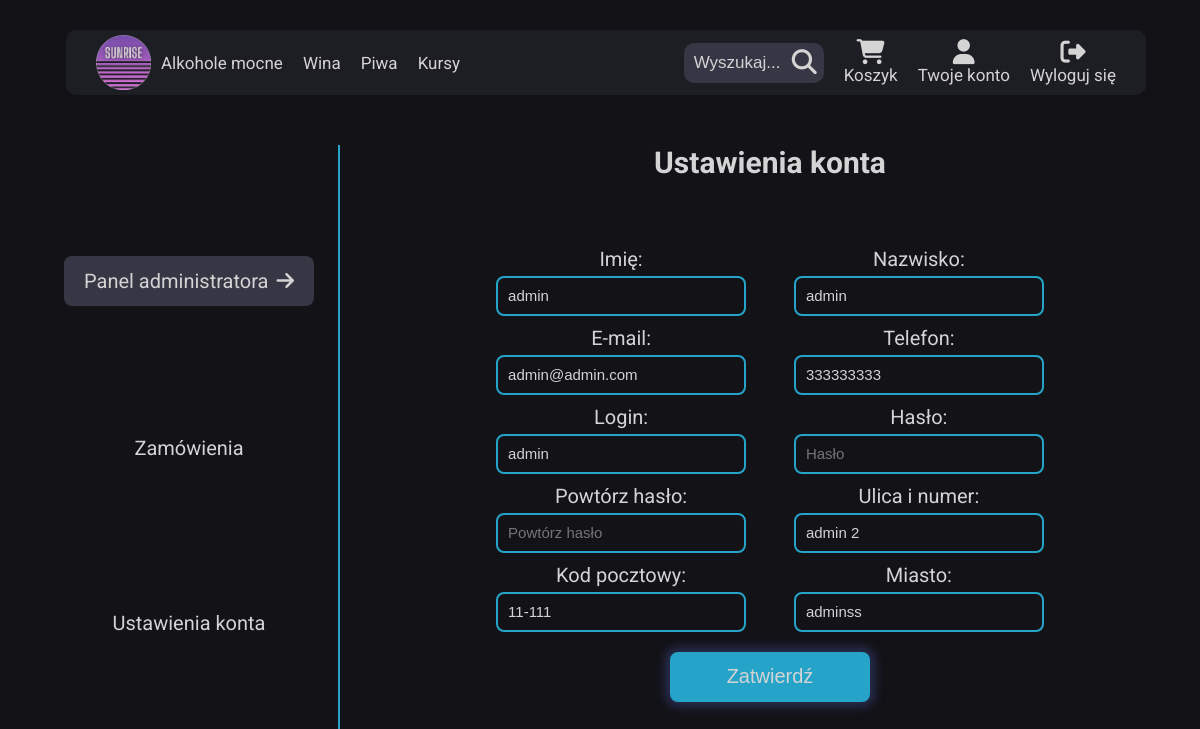
Screenshot of /html/user_panel/settings.php (signed in) with the database file from the repository.
### tables this page shows
CREATE TABLE `user` (
  `id` int(11) NOT NULL,
  `mail` varchar(100) NOT NULL,
  `login` varchar(20) NOT NULL,
  `pass` varchar(255) NOT NULL,
  `firstname` varchar(50) NOT NULL,
  `lastname` varchar(50) NOT NULL,
  `address_id` int(11) NOT NULL,
  `telephone` varchar(9) NOT NULL,
  `isAdmin` tinyint(1) NOT NULL,
  `isActive` tinyint(1) NOT NULL,
  `activationHash` varchar(255) NOT NULL,
  `create_date` datetime NOT NULL,
  `mod_date` datetime NOT NULL
);

CREATE TABLE `address` (
  `id` int(11) NOT NULL,
  `city` varchar(50) NOT NULL,
  `postal` varchar(10) NOT NULL,
  `address` varchar(75) NOT NULL,
  `create_date` datetime NOT NULL,
  `mod_date` datetime NOT NULL
);

### html/user_panel/settings.php (the view, shortened to what this page needs)
<?php
require_once('../../php/dblogin.php');
include '../menu_component.php';
?>
<h1 class="admin__headline">Ustawienia konta</h1>
<?php
$sql = 'select mail, login, pass, firstname, lastname, address_id, telephone from user where login like ?';
$query = $pdo->prepare($sql);
$query->execute([$_SESSION['login']]);
$user_info = $query->fetch();
$sql = 'select city, postal, address from address where id = ?';
$address_info = $pdo->prepare($sql);
$address_info->execute([$user_info['address_id']]);
$address_info = $address_info->fetch();
?>
<div class="admin__contentContainer admin__editContainer">
    <form class="admin__contentContainer--userForm" id="updateUserForm" method="post">
        <div class="admin__formContainer">
            <label for="name">Imię:</label>
            <input type="text" name="firstname" id="firstname" class="admin__contentContainer--input" placeholder="Imię" value="<?= $user_info['firstname'] ?>">
        </div>
        <div class="admin__formContainer">
            <label for="name">Nazwisko:</label>
            <input type="text" name="lastname" id="lastname" class="admin__contentContainer--input" placeholder="Nazwisko" value="<?= $user_info['lastname'] ?>">
        </div>
        <div class="admin__formContainer">
            <label for="name">E-mail:</label>
            <input type="email" name="email" id="email" class="admin__contentContainer--input" placeholder="Email" value="<?= $user_info['mail'] ?>">
        </div>
        <div class="admin__formContainer">
            <label for="name">Telefon:</label>
            <input type="number" name="phone" id="phone" class="admin__contentContainer--input" placeholder="Telefon" value="<?= $user_info['telephone'] ?>">
        </div>
        <div class="admin__formContainer">
            <label for="name">Login:</label>
            <input type="text" name="login" id="login" class="admin__contentContainer--input" placeholder="Login" value="<?= $user_info['login'] ?>">
        </div>
        <div class="admin__formContainer">
            <label for="name">Hasło:</label>
            <input type="password" name="password" id="password" class="admin__contentContainer--input" placeholder="Hasło">
        </div>
        <div class="admin__formContainer">
            <label for="name">Powtórz hasło:</label>
            <input type="password" name="password2" id="password2" class="admin__contentContainer--input" placeholder="Powtórz hasło">
        </div>
        <div class="admin__formContainer">
            <label for="name">Ulica i numer:</label>
            <input type="text" name="address" id="address" class="admin__contentContainer--input" placeholder="Ulica i numer" value="<?= $address_info['address'] ?>">
        </div>
        <div class="admin__formContainer">
            <label for="name">Kod pocztowy:</label>
            <input type="text" name="postcode" id="postcode" class="admin__contentContainer--input" placeholder="Kod pocztowy" value="<?= $address_info['postal'] ?>">
        </div>
        <div class="admin__formContainer">
            <label for="name">Miasto:</label>
            <input type="text" name="city" id="city" class="admin__contentContainer--input" placeholder="Miasto" value="<?= $address_info['city'] ?>">
        </div>
        <div class="admin__formContainer">
            <button type="submit" id="test" class="admin__contentContainer--addProduct">Zatwierdź</button>
        </div>
    </form>
</div>
<?php
require('./user_panel.php');

### css/main.css (style rules this page uses)
*, *::before, *::after { box-sizing: border-box; margin: 0; padding: 0; }
* { scrollbar-width: none; scrollbar-color: #d4d4d4 #121217; }
input[type=number] { -moz-appearance: textfield; }
html { font-size: 62.5%; scroll-behavior: smooth; }
body { min-height: 100%; display: flex; flex-direction: column; font-family: "Roboto", sans-serif; color: #d4d4d4; background-color: #121217; }
.admin__headline { font-size: 3rem; margin: 0 auto; }
.admin__formContainer { display: flex; flex-direction: column; align-items: center; justify-content: space-between; gap: 5px; }
.admin__contentContainer { position: relative; height: 800px; display: flex; flex-direction: column; align-items: center; justify-content: space-evenly; }
.admin__contentContainer form { display: flex; flex-direction: column; align-items: center; }
.admin__contentContainer--userForm { height: 80%; width: 99%; align-content: center; }
.admin__contentContainer label { font-size: 2rem; margin-top: 10px; }
.admin__contentContainer--input { height: 40px; width: 250px; padding: 0 10px; color: #d4d4d4; background: none; border: 2px solid rgb(38, 163, 201); font-size: 1.5rem; border-radius: 8px; }
.admin__contentContainer--addProduct { height: 50px; width: 200px; margin-top: 15px; border-radius: 8px; color: #d4d4d4; margin: 0 auto; margin-top: 20px; font-size: 2rem; border: none; background-color: rgb(38, 163, 201); box-shadow: 0px 0px 10px 5px #282d50; cursor: pointer; transition: transform 0.3s; }
.admin__editContainer { width: 650px; height: 630px; }
.admin__editContainer form { flex-direction: row; flex-wrap: wrap; justify-content: space-evenly; }

### rows the page displays
user: firstname "admin", lastname "admin", email "admin@admin.com", phone "333333333", login "admin"
address: address "admin 2", postcode "11-111", city "adminss"
